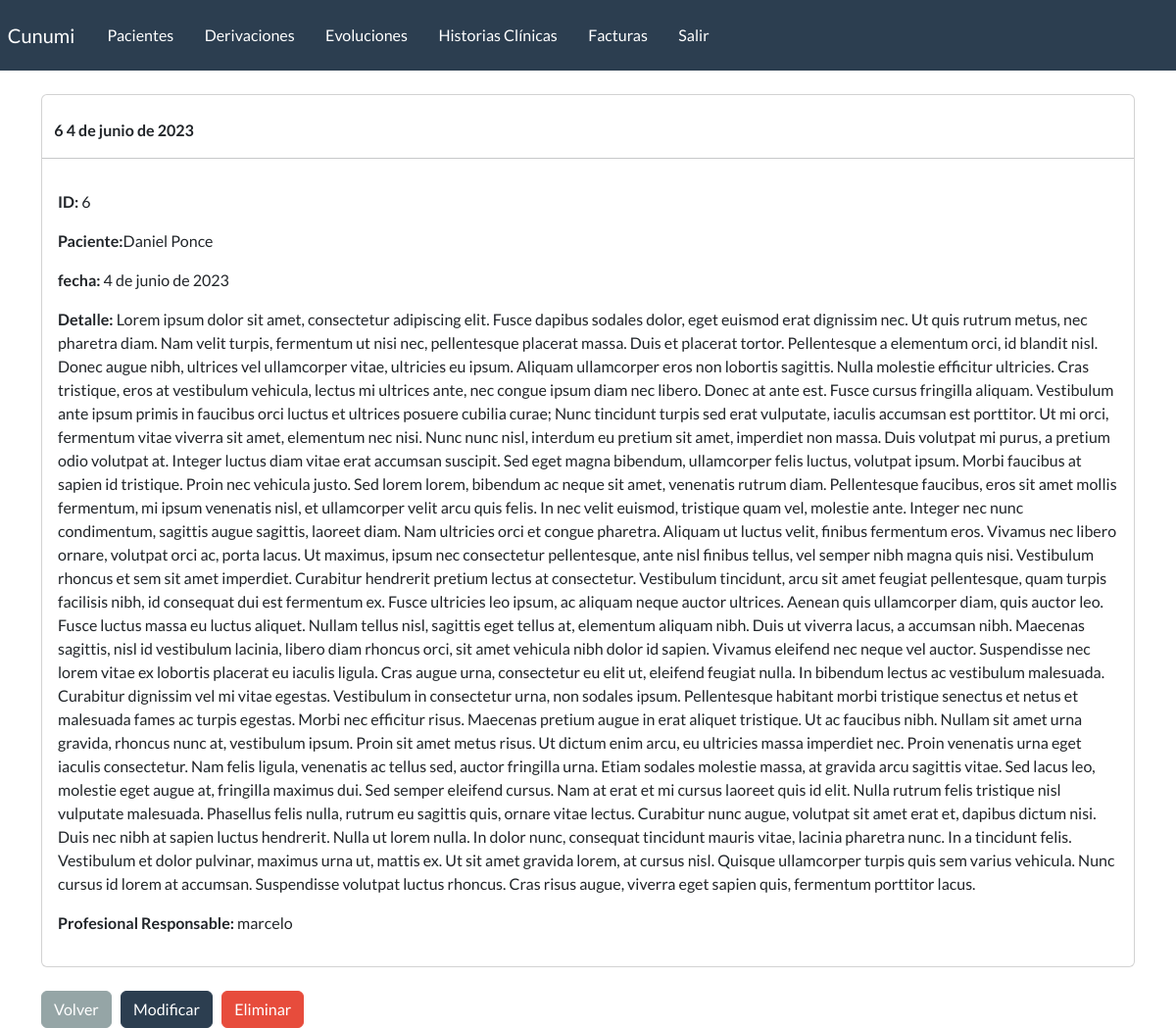
/detalle-historiaClinica/6/ (signed in), run on the app's committed database.
### webapp/models.py (models this page shows, shortened)
class historiaClinica(models.Model):
    paciente = models.ForeignKey(
        paciente, on_delete=models.CASCADE, blank=False)
    fecha = models.DateField(blank=True)
    detalle = models.TextField(blank=True)
    profesional_responsable = models.ForeignKey(User, on_delete=models.CASCADE, blank=False)

class paciente(models.Model):
    nombre = models.CharField(max_length=100)
    apellido = models.CharField(max_length=100, blank=True)
    dni = models.CharField(max_length=100, blank=True)
    telefono = models.CharField(max_length=100, blank=True)
    email = models.EmailField(blank=True)
    edad = models.IntegerField(blank=True)
    fecha_inicio = models.DateField(blank=True, null=True)
    responables = models.CharField(max_length=200, blank=True)
    motivo_consulta = models.CharField(max_length=200, blank=True)
    derivado = models.BooleanField(default=False)
    email = models.EmailField(blank=True)
    estado_choices = (
        ('activo', 'activo'),
        ('inactivo', 'inactivo'),
        ('alta', 'alta'),
        ('derivado', 'derivado'))
    estado = models.CharField(max_length=20, choices=estado_choices, default='activo')
    profesional_responsable = models.ForeignKey(User, on_delete=models.CASCADE, blank=True)
    def __str__(self):
        return f"{self.nombre} {self.apellido}"

### webapp/views.py (the view)
# urls.py: path('detalle-historiaClinica/<id>/', views.detalle_historiaClinica, name='detalle_historiaClinica'),
@permission_required('webapp.view_historiaClinica')
def detalle_historiaClinica(request, id):
    historiaClinicaVar = get_object_or_404(historiaClinica, id=id)
    data = {
        'historiaClinica': historiaClinicaVar,
    }
    return render(request, 'webapp/historiaClinica/detalle.html', data)

### webapp/templates/webapp/historiaClinica/detalle.html (shortened to what this page needs)
{% extends 'webapp/base.html' %}
{% block content %}
        <div class="card">
            <strong>
                <br>
                {{historiaClinica.id}}
                {{historiaClinica.fecha}}
            </strong>
            <hr>
            <div class="card-body">
                <p><strong>ID: </strong>{{historiaClinica.id}}</p>
                <p><strong>Paciente:</strong>{{historiaClinica.paciente}}</p>
                <p><strong>fecha: </strong>{{historiaClinica.fecha}}</p>
                <p><strong>Detalle: </strong>{{historiaClinica.detalle}}</p>
                <p><strong>Profesional Responsable: </strong>{{historiaClinica.profesional_responsable}}</p>
            </div>
        </div>
        <br>
        <a href="{% url 'listar_historiasClinicas' %}" class="btn btn-secondary">Volver</a>
        <a href="{% url 'modificar_historiaClinica' historiaClinica.id %}" class="btn btn-primary">Modificar</a>
        <a href="{% url 'eliminar_historiaClinica' historiaClinica.id %}" class="btn btn-danger">Eliminar</a>
{% endblock %}

### data on the page
historiaClinica: id "6", fecha "4 de junio de 2023", paciente "Daniel Ponce", detalle "Lorem ipsum dolor sit amet, consectetur adipiscing elit. Fusce dapibus sodales dolor, eget euismod erat dignissim nec. Ut quis rutrum metus, nec pharetra diam. Nam velit turpis, fermentum ut nisi nec, pellentesque placerat massa. Duis et placerat tortor. Pellentesque a elementum orci, id blandit nisl. Donec augue nibh, ultrices vel ullamcorper vitae, ultricies eu ipsum. Aliquam ullamcorper eros non lobortis sagittis. Nulla molestie efficitur ultricies. Cras tristique, eros at vestibulum vehicula, lectus mi ultrices ante, nec congue ipsum diam nec libero. Donec at ante est. Fusce cursus fringilla aliquam. Vestibulum ante ipsum primis in faucibus orci luctus et ultrices posuere cubilia curae;…", profesional_responsable "marcelo"
